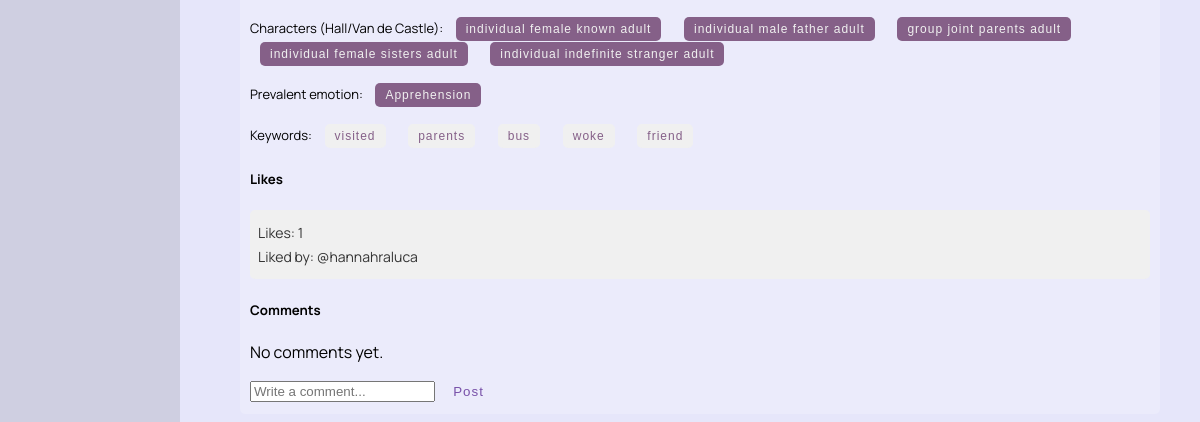
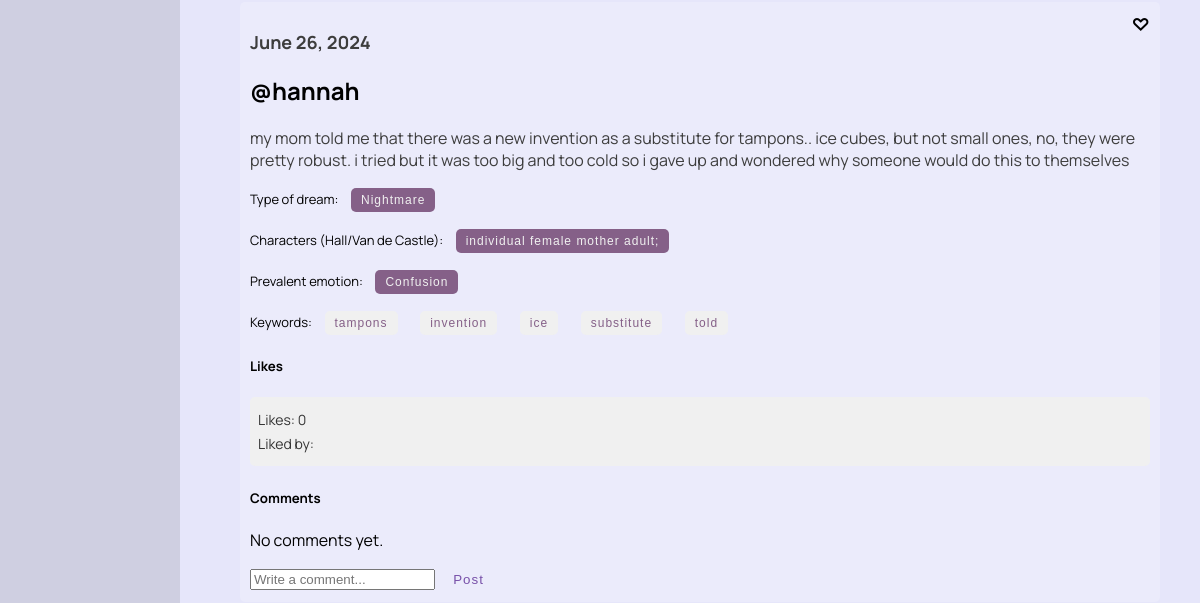
Before: /dreams/gallery/ (signed in, middle part) with the older database file (2 pictures, top to bottom).
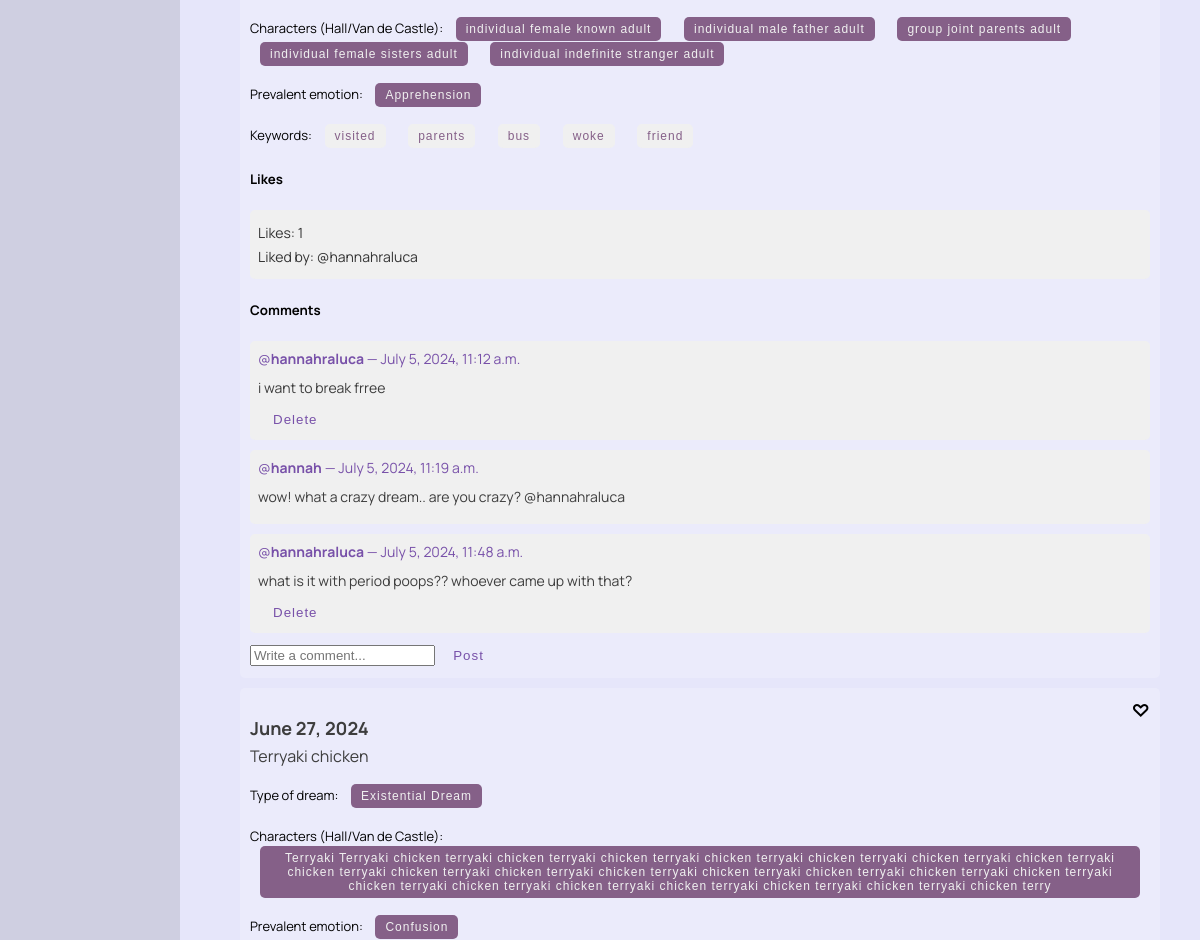
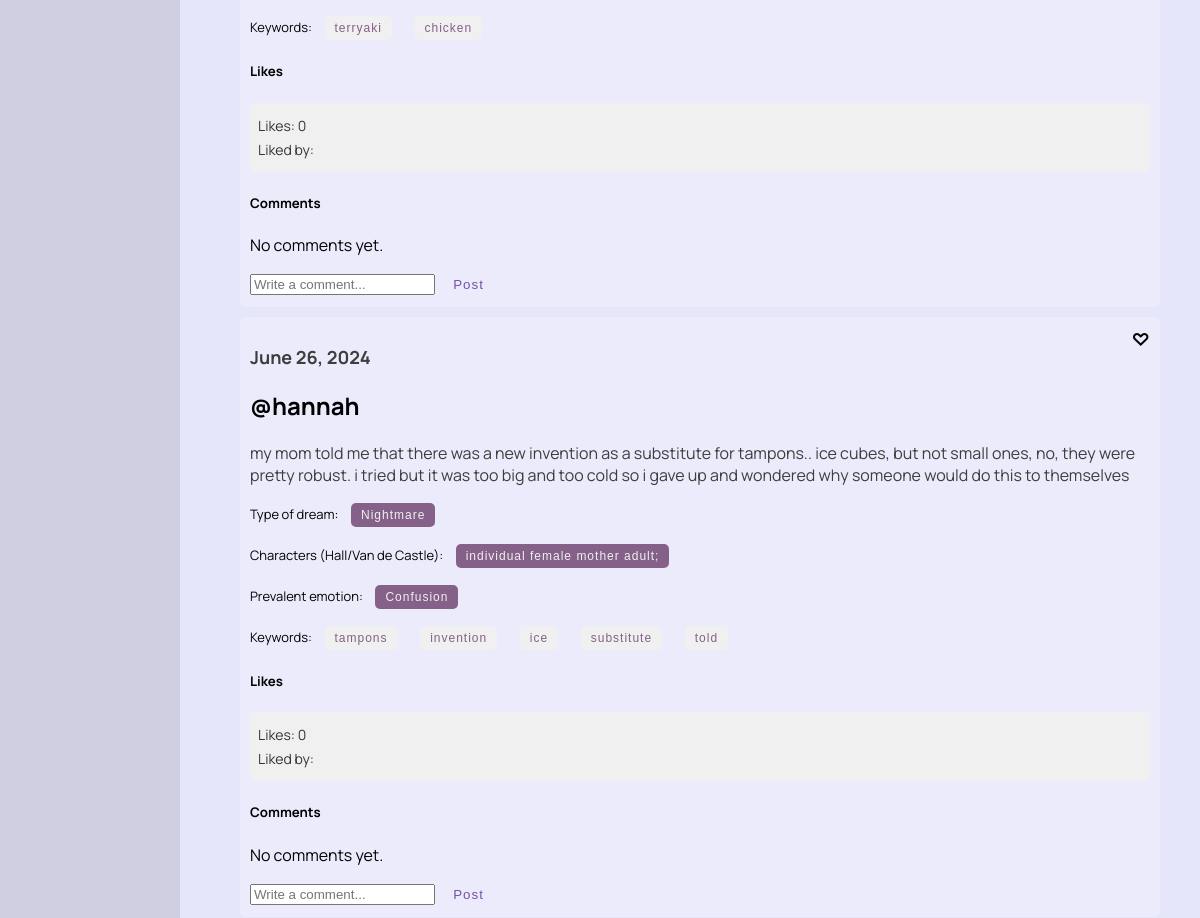
After: the same page with the newer database file (2 pictures, top to bottom).
### dreams/models.py (models this page shows, shortened)
class Dream(models.Model):
    classification_options = [
        ('0', 'Nightmare'),
        ('1', 'Mundane Dream'),
        ('2', 'Lucid Dream'),
        ('3', 'Existential Dream'),
        ('4', 'None'),
    ]
    user = models.ForeignKey(User, on_delete=models.CASCADE)
    date = models.DateField()
    content = models.TextField()
    shared = models.BooleanField(default=False)
    anon = models.BooleanField(default=False)
    processed = models.BooleanField(default=False)
    is_favorite = models.BooleanField(default=False)
    keywords = models.JSONField(default=list, blank=True)
    classification = models.CharField(max_length=1, choices=classification_options, blank=True, null=True, default='4')
    persons = models.JSONField(default=list, blank=True)
    emotion = models.CharField(max_length=20, blank=True)
    def likes_count(self):
        return self.likes.count()
    def liked_users(self):
        return [like.user for like in self.likes.all()]
    def classification_string(self):
        return dict(self.classification_options).get(self.classification, "No classification")

class Comment(models.Model):
    dream = models.ForeignKey(Dream, related_name='comments', on_delete=models.CASCADE)
    author = models.ForeignKey(User, on_delete=models.CASCADE)
    text = models.TextField()
    created_date = models.DateTimeField(auto_now_add=True)

### dreams/views.py (the view)
# urls.py: path('gallery/', views.gallery, name='gallery'),
@login_required
def gallery(request):
    query = request.GET.get('q', '')
    dreams = Dream.objects.filter(shared=True)
    class_query = request.GET.get('classification', '')
    emotion_query = request.GET.get('emotion', '')
    keyword_query = request.GET.get('keyword', '')
    person_query = request.GET.get('person', '')
    for dream in dreams:
        dream.is_liked_by_user = DreamLike.objects.filter(user=request.user, dream=dream).exists()
    if query:
        dreams = dreams.filter(Q(content__iregex=r'\b{}\b'.format(re.escape(query))))  # query for whole word
    if class_query:
        dreams = dreams.filter(classification=class_query)
    if emotion_query:
        dreams = dreams.filter(emotion=emotion_query)
    if keyword_query:
        dreams = dreams.filter(Q(keywords__iregex=r'\b{}\b'.format(re.escape(keyword_query))))
    if person_query:
        dreams = dreams.filter(persons__icontains=person_query)
    context = {
        'dreams': dreams,
        'query': query,
        'is_liked_view': False,
        'class_query': class_query,
        'keyword_query': keyword_query,
        'person_query': person_query,
        'emotion_query': emotion_query,
    }
    return render(request, 'dreams/gallery.html', context)

### dreams/templatetags/highlight.py (called while the page is built)
@register.filter(name='highlight')
def highlight(text, search):
    pattern = re.compile(re.escape(search), re.IGNORECASE)
    highlighted_text = pattern.sub(f'<span class="highlight">{search}</span>', text)
    return highlighted_text

### dreams/templates/dreams/gallery.html (shortened to what this page needs)
{% load static %}
{% load highlight %}
<!DOCTYPE html>
<html>
<head>
    <link rel="stylesheet" type="text/css" href="{% static 'css/styles.css' %}">
</head>
<body>
    <div class="sidenav">
    </div>
    <div class="dreams">
        {% if dreams %}
            {% for dream in dreams|dictsortreversed:"date" %}
                {% if dream.shared %}
                    {% if not query or query|lower in dream.content|lower %}
                        <div class="dream">
                            <h3 class="dream-date">{{ dream.date }}</h3>
                            {% if not dream.anon %}
                                <h2 class="dream-user">@{{ dream.user }}</h2>
                            {% endif %}
                            <p class="dream-content">
                                {% autoescape off %}
                                {{ dream.content|safe|highlight:query }}
                                {% endautoescape %}
                            </p>
                            <p class="class-form">
                                {% if dream.classification %}
                                    Type of dream:
                                    <form class="class-form" method="get" action="{% url 'dreams:gallery' %}">
                                        <button type="submit">{{ dream.classification_string }}</button>
                                    </form>
                                {% endif %}
                            </p>
                            <p class="class-form">
                                {% if dream.persons %}
                                    Characters (Hall/Van de Castle):
                                    {% for person in dream.persons %}
                                        <form class="class-form" method="get" action="{% url 'dreams:gallery' %}">
                                            <button type="submit">{{ person }}</button>
                                        </form>
                                    {% endfor %}
                                {% endif %}
                            </p>
                            <p class="class-form">
                                {% if dream.emotion %}
                                    Prevalent emotion:
                                    <form class="class-form" method="get" action="{% url 'dreams:gallery' %}">
                                        <button type="submit">{{ dream.emotion }}</button>
                                    </form>
                                {% endif %}
                            </p>
                            <p class="keyword-form">
                                Keywords:
                                {% for keyword in dream.keywords %}
                                    <form class="keyword-form" method="get" action="{% url 'dreams:gallery' %}">
                                        <button type="submit">{{ keyword }}</button>
                                    </form>
                                {% endfor %}
                            </p>
                            <h5>Likes</h5>
                            <div class="like-info">
                                <p>Likes: {{ dream.likes_count }}</p>
                                <p>Liked by:
                                    {% for user in dream.liked_users %}
                                        @{{ user.username }}
                                    {% endfor %}
                                </p>
                            </div>
                            <div class="menu">
                                <span class="icon">
                                    {% if dream.is_liked_by_user %}
                                        ♥
                                    {% else %}
                                        ♡
                                    {% endif %}
                                </span>
                            </div>
                            <div>
                                <h5>Comments</h5>
                                <div class="comment-section">
                                    {% for comment in dream.comments.all %}
                                        <div class="comment">
                                            <p>@<b>{{ comment.author }}</b> — {{ comment.created_date }} </p>
                                            <div class="comment-text">
                                                {{ comment.text }}
                                            </div>
                                            {% if comment.author == request.user %}
                                                <form method="post" action="{% url 'dreams:delete_comment' comment.id %}">
                                                    <button type="submit" style="font-size: smaller; padding: 5px;">Delete</button>
                                                </form>
                                            {% endif %}
                                        </div>
                                    {% empty %}
                                        <p>No comments yet.</p>
                                    {% endfor %}
                                </div>
                                <form method="post" action="{% url 'dreams:add_comment' dream.id %}">
                                    <input type="text" name="text" placeholder="Write a comment..." required>
                                    <button type="submit" style="font-size: smaller; padding: 5px;">Post</button>
                                </form>
                            </div>
                        </div>
                    {% endif %}
                {% endif %}
            {% endfor %}
        {% else %}
            <p>No liked dreams found.</p>
        {% endif %}
    </div>
</body>
</html>

### static/css/styles.css (style rules this page uses)
body { font-family: 'Manrope', -apple-system, BlinkMacSystemFont, "Segoe UI", Roboto, Oxygen-Sans, Ubuntu, Cantarell, "Helvetica Neue", sans-serif; margin: 0; padding: 0; background-color: #E6E6FA; }
button, .button { padding: 15px 30px; font-size: 1.2vw; margin: 0 10px; border-radius: 25px; color: #7851a9; border: 2px solid #7851a9; background-color: transparent; letter-spacing: 1px; text-align: center; text-decoration: none; font-family: 'Poppins', sans-serif; display: inline-block; cursor: pointer; border: none; transition: background-color 0.3s, transform 0.3s; }

### dreams/templates/dreams/gallery.html (style rules this page uses)
body, html { margin: 0; padding: 0; width: 100%; height: 100%; font-family: 'Manrope', -apple-system, BlinkMacSystemFont, "Segoe UI", Roboto, Oxygen-Sans, Ubuntu, Cantarell, "Helvetica Neue", sans-serif; display: flex; flex-direction: column; justify-content: space-between; align-items: center; }
.sidenav { height: 100%; width: 180px; position: fixed; z-index: 1; top: 0; left: 0; background-color: rgba(0,0,0,0.1); overflow-x: hidden; padding-top: 50px; }
.keyword-form { margin-bottom: 20px; text-align: center; width: 100%; font-size: 13px; display: inline; margin: 0 auto; }
.keyword-form button { padding: 5px 10px; font-size: 12px; cursor: pointer; background-color: #f0f0f0; color: #856088; border: none; border-radius: 5px; transition: background-color 0.3s; gap: 10px; }
.class-form { margin-bottom: 20px; margin-bottom: 20px; text-align: center; width: 100%; font-size: 13px; display: inline; margin: 0 auto; }
.class-form button { padding: 5px 10px; font-size: 12px; cursor: pointer; background-color: #856088; color: #f0f0f0; border: none; border-radius: 5px; transition: background-color 0.3s; gap: 10px; }
.dreams { width: 100%; max-width: 900px; margin-left: 180px; }
.dream { margin-bottom: 10px; padding: 10px; border-radius: 5px; background-color: rgba(255, 255, 255, 0.2); position: relative; width: 100%; }
.dream-date { font-size: 18px; font-weight: bold; margin-bottom: 5px; color: #3D3D3D; }
.dream-content { font-size: 16px; margin-top: 5px; color: #3D3D3D; }
.menu { position: absolute; top: 10px; right: 10px; cursor: pointer; user-select: none; }
.menu .icon { font-size: 18px; font-weight: bold; }
.like-info { margin-top: 10px; padding: 8px; background-color: #f0f0f0; border-radius: 5px; }
.like-info p { margin: 5px 0; font-size: 14px; color: #333; }
.comment { background-color: #f0f0f0; border-radius: 5px; padding: 8px; margin-bottom: 10px; }
.comment p { font-size: 14px; color: #7851a9; margin: 0; }
.comment-text { font-size: 14px; margin-top: 10px; margin-bottom: 10px; color: #3D3D3D; }

Changed rows visible on the page:
shown differently, row unchanged: Dream "Apprehension": no longer shows "No comments yet."
added Comment: author "hannahraluca", created_date "July 5, 2024, 11:12 a.m.", text "i want to break frree", shows "Delete", shown under Dream "Apprehension"
added Comment: author "hannah", created_date "July 5, 2024, 11:19 a.m.", text "wow! what a crazy dream.. are you crazy? @hannahraluca", shown under Dream "Apprehension"
added Comment: author "hannahraluca", created_date "July 5, 2024, 11:48 a.m.", text "what is it with period poops?? whoever came up with that?", shows "Delete", shown under Dream "Apprehension"
now on this page (row edited): Dream: date "June 27, 2024", content|highlight "T e r r y a k i c h i c k e n", classification_string "Existential Dream", persons "Terryaki Terryaki chicken terryaki chicken terryaki chicken terryaki chicken terryaki chicken terryaki chicken terryaki chicken terryaki chicken terryaki chicken terryaki chicken terryaki chicken terryaki chicken terryaki chicken terryaki chicken terryaki chicken terryaki chicken terryaki chicken terryaki chicken terryaki chicken terryaki chicken terryaki chicken terryaki chicken terry", emotion "Confusion", keywords "terryaki" "chicken", likes_count "0"
